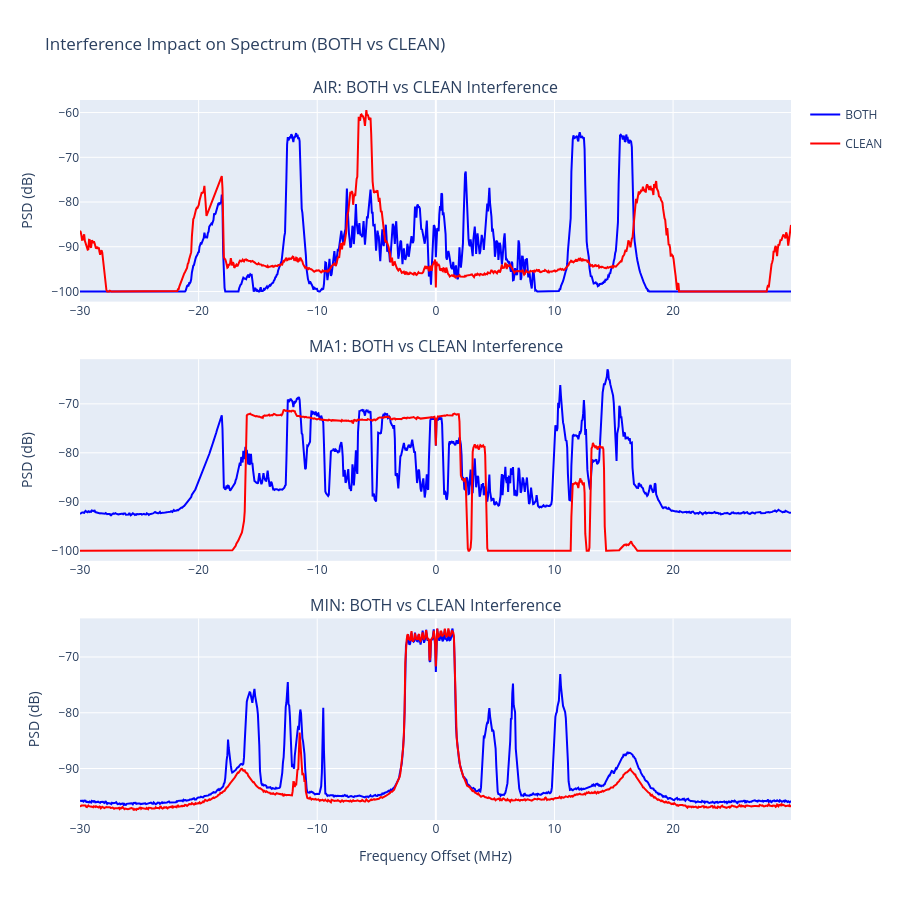

The notebook cell saved with this chart:
### Markdown cell above
**Expected Output**

![Spectral Signatures by Drone Model — CLEAN/ON (dB)](./figures/003_exploration_frequentiel/Spectral_Signatures_by_Drone_Model_CLEAN_ON_dB.png)

Each drone exhibits a distinct spectral envelope. In this single-segment view, MA1 and MAV (both OcuSync) occupy different frequency offset regions despite similar power levels. MIN (WiFi) shows one of the narrower bandwidths, while AIR shows the broadest energy spread. MA1/MAV similarity is more apparent statistically across many segments (see Section 3) than in this single snapshot.

### Code cell
if config.DATA_DIR.exists() and df is not None:
    test_drones = ['AIR', 'MA1', 'MIN']
    interference_types = sorted(df['interference'].unique())

    fig = make_subplots(
        rows=len(test_drones), cols=1,
        subplot_titles=[f'{d}: {" vs ".join(interference_types)} Interference' for d in test_drones],
        vertical_spacing=0.08
    )

    palette = ['blue', 'red', 'green', 'orange', 'purple', 'brown']
    colors = {t: palette[i] for i, t in enumerate(interference_types)}

    for row_idx, drone in enumerate(test_drones, start=1):
        for interference in interference_types:
            drone_files = df[(df['drone_code'] == drone) &
                             (df['state'] == 'ON') &
                             (df['interference'] == interference)]

            if len(drone_files) > 0:
                file_path = Path(drone_files.iloc[0]['file_path'])
                iq = data_loader.load_raw_iq(file_path)

                segments = preprocessing.segment_signal(iq, segment_ms=SEGMENT_MS)
                segment_norm = preprocessing.normalize(segments[0])
                freqs, psd_db = compute_psd_db(segment_norm)

                fig.add_trace(
                    go.Scatter(
                        x=freqs / 1e6,
                        y=psd_db,
                        mode='lines',
                        name=interference if row_idx == 1 else None,
                        legendgroup=interference,
                        showlegend=(row_idx == 1),
                        line=dict(color=colors[interference], width=2)
                    ),
                    row=row_idx, col=1
                )

    condition_label = " vs ".join(interference_types)
    fig.update_xaxes(title_text="Frequency Offset (MHz)", row=len(test_drones), col=1)
    fig.update_yaxes(title_text="PSD (dB)")
    fig.update_layout(
        height=300 * len(test_drones),
        title_text=f"Interference Impact on Spectrum ({condition_label})",
        hovermode='x unified'
    )
    save_figure(fig, f"Interference Impact {condition_label}")
    fig.show()

### Figure 1 — Plotly figure (JSON) as saved in the notebook; plotly's stock layout.template omitted (floating-point values rounded to 4 significant figures; data arrays with more than 128 entries replaced by an {"elided": "..."} marker saying what was removed)
{"data": [{"legendgroup": "BOTH", "line": {"color": "blue", "width": 2}, "mode": "lines", "name": "BOTH", "showlegend": true, "type": "scatter", "x": {"elided": "1024 float values"}, "xaxis": "x", "y": {"elided": "1024 float values"}, "yaxis": "y"}, {"legendgroup": "CLEAN", "line": {"color": "red", "width": 2}, "mode": "lines", "name": "CLEAN", "showlegend": true, "type": "scatter", "x": {"elided": "1024 float values"}, "xaxis": "x", "y": {"elided": "1024 float values"}, "yaxis": "y"}, {"legendgroup": "BOTH", "line": {"color": "blue", "width": 2}, "mode": "lines", "showlegend": false, "type": "scatter", "x": {"elided": "1024 float values"}, "xaxis": "x2", "y": {"elided": "1024 float values"}, "yaxis": "y2"}, {"legendgroup": "CLEAN", "line": {"color": "red", "width": 2}, "mode": "lines", "showlegend": false, "type": "scatter", "x": {"elided": "1024 float values"}, "xaxis": "x2", "y": {"elided": "1024 float values"}, "yaxis": "y2"}, {"legendgroup": "BOTH", "line": {"color": "blue", "width": 2}, "mode": "lines", "showlegend": false, "type": "scatter", "x": {"elided": "1024 float values"}, "xaxis": "x3", "y": {"elided": "1024 float values"}, "yaxis": "y3"}, {"legendgroup": "CLEAN", "line": {"color": "red", "width": 2}, "mode": "lines", "showlegend": false, "type": "scatter", "x": {"elided": "1024 float values"}, "xaxis": "x3", "y": {"elided": "1024 float values"}, "yaxis": "y3"}], "layout": {"annotations": [{"font": {"size": 16}, "showarrow": false, "text": "AIR: BOTH vs CLEAN Interference", "x": 0.5, "xanchor": "center", "xref": "paper", "y": 1, "yanchor": "bottom", "yref": "paper"}, {"font": {"size": 16}, "showarrow": false, "text": "MA1: BOTH vs CLEAN Interference", "x": 0.5, "xanchor": "center", "xref": "paper", "y": 0.64, "yanchor": "bottom", "yref": "paper"}, {"font": {"size": 16}, "showarrow": false, "text": "MIN: BOTH vs CLEAN Interference", "x": 0.5, "xanchor": "center", "xref": "paper", "y": 0.28, "yanchor": "bottom", "yref": "paper"}], "height": 900, "hovermode": "x unified", "title": {"text": "Interference Impact on Spectrum (BOTH vs CLEAN)"}, "xaxis": {"anchor": "y", "domain": [0, 1]}, "xaxis2": {"anchor": "y2", "domain": [0, 1]}, "xaxis3": {"anchor": "y3", "domain": [0, 1], "title": {"text": "Frequency Offset (MHz)"}}, "yaxis": {"anchor": "x", "domain": [0.72, 1], "title": {"text": "PSD (dB)"}}, "yaxis2": {"anchor": "x2", "domain": [0.36, 0.64], "title": {"text": "PSD (dB)"}}, "yaxis3": {"anchor": "x3", "domain": [0, 0.28], "title": {"text": "PSD (dB)"}}}}
